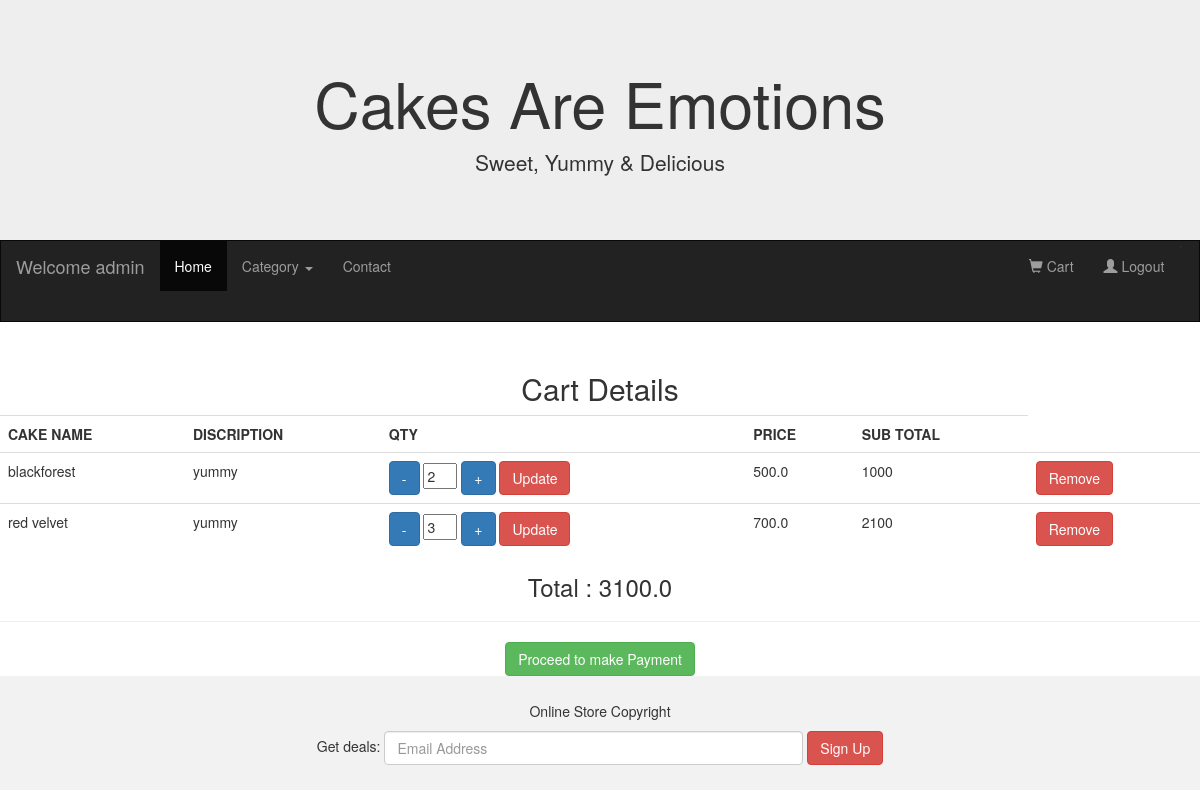
/showAll (signed in), run on the app's committed database.
### userApp/models.py (models this page shows)
class MyCart(models.Model):
    user = models.ForeignKey(to='adminApp.userInfo',on_delete=models.CASCADE)
    cake = models.ForeignKey(to='adminApp.Product',on_delete=models.CASCADE)
    qty = models.IntegerField()
    class Meta:
        db_table = "MyCart"

### adminApp/models.py (models this page shows)
class Product(models.Model):
    pname = models.CharField(max_length=20)
    price = models.FloatField(default=200)
    description = models.CharField(max_length=50)
    size = models.FloatField(default=1)
    quantity = models.IntegerField()
    image = models.ImageField(default = 'abc.jpg',upload_to = "Images")
    cat = models.ForeignKey(to='Category', on_delete=models.CASCADE)
    class Meta:
        db_table = "Product"

### userApp/views.py (the view, shortened to what this page needs)
# urls.py: path('showAll',views.showAll),
def showAll(request):
    uname = request.session["uname"]
    if(request.method=="GET"):
        cats = Category.objects.all()
        user = userInfo.objects.get(uname=uname)
        cart = MyCart.objects.filter(user= user)
        total = 0
        for item in cart:
            total += int(item.qty)*item.cake.price
        request.session["total"] = total
        return render(request,"showall.html",{"mycart" : cart,"cats":cats})

### userApp/templates/showall.html (shortened to what this page needs)
{%extends "homepage.html"%}
{%block content%}
<center>
<h2> Cart Details</h2>
<table class="table">
    <tr>
        <th> CAKE NAME</th>
        <th> DISCRIPTION </th>
        <th> QTY </th>
        <TH> PRICE</TH>
        <th> SUB TOTAL </th>
    </tr>
    {%for item in mycart%}
    <form method="post" id="myform{{item.cake.id}}">
    <tr>
    <td><input type="hidden" name="cakeid" value="{{item.cake.id}}">
         {{item.cake.pname}}</td>
    <td> {{item.cake.description}}</td>
    <td>
    <button type="button" class="btn btn-primary" onclick="decrement('qty{{item.cake.id}}')"> - </button>
    <input type="text" name="qty" id="qty{{item.cake.id}}" value="{{item.qty}}" size=1 >
    <button type="button" class="btn btn-primary" onclick="increment('qty{{item.cake.id}}')"> + </button>
    <button type="submit" class="btn btn-danger" name="action" value="Update" > Update</button>
</td>
    <td> {{item.cake.price}}</td>
    <td> {%widthratio item.qty 1 item.cake.price%} </td>
    <td> <button type="button" class="btn btn-danger" onclick="getconfirm('myform{{item.cake.id}}')" name="action" value="Remove"> Remove </button></td>
    </form>
    {%endfor%}
</table>
 <h3> Total : {{request.session.total}}</h3>
 <hr/>
 <a href="/payment" class="btn btn-success"> Proceed to make Payment</a>
</center>
{%endblock%}

### userApp/templates/homepage.html (shortened to what this page needs)
<!DOCTYPE html>
<html lang="en">
<head>
  <link rel="stylesheet" href="https://maxcdn.bootstrapcdn.com/bootstrap/3.4.1/css/bootstrap.min.css">
</head>
<body>
<div class="jumbotron">
  <div class="container text-center">
    <h1>Cakes Are Emotions </h1>
    <p>Sweet, Yummy & Delicious </p>
  </div>
</div>
<nav class="navbar navbar-inverse">
  <div class="container-fluid">
    <div class="navbar-header">
      {%if "uname" in request.session%}
      <a class="navbar-brand" href="#">Welcome {{request.session.uname}}</a>
      {%else%}
      <a class="navbar-brand" href="#">Cake Shop</a>
      {%endif%}
    </div>
    <div class="collapse navbar-collapse" id="myNavbar">
      <ul class="nav navbar-nav">
        <li class="active"><a href="/">Home</a></li>
        <li class="dropdown">
          <a class="dropdown-toggle" data-toggle="dropdown" href="#">Category
          <span class="caret"></span></a>
          <ul class="dropdown-menu">
            {%for cat in cats%}
            <li><a href="/showcakes/{{cat.id}}">{{cat.category_name}}</li>
              {%endfor%}
          </ul>
        <li><a href="#">Contact</a></li>
      </ul>
      <ul class="nav navbar-nav navbar-right">
        {%if "uname" in request.session%}
        <li><a href="/showAll"><span class="glyphicon glyphicon-shopping-cart"></span> Cart</a></li>
        <li><a href="/logout"><span class="glyphicon glyphicon-user"></span> Logout </a></li>`
        {%else%}
        <li><a href="/login"><span class="glyphicon glyphicon-user"></span> Login </a></li>`
        <li><a href="/signup"><span class="glyphicon glyphicon-user"></span> Signup </a></li>
        {%endif%}
      </ul>
    </div>
  </div>
</nav>
{%block content%}{%endblock%}
<footer class="container-fluid text-center">
  <p>Online Store Copyright</p>
  <form class="form-inline">Get deals:
    <input type="email" class="form-control" size="50" placeholder="Email Address">
    <button type="button" class="btn btn-danger">Sign Up</button>
  </form>
</footer>
</body>
</html>

### userApp/templates/homepage.html (style rules this page uses)
.navbar { margin-bottom: 50px; border-radius: 0; }
.jumbotron { margin-bottom: 0; }
footer { background-color: #f2f2f2; padding: 25px; }

### data on the page
MyCart: cake.pname "blackforest", cake.description "yummy", qty "2", cake.price "500.0", qty+cake "1000"
MyCart: cake.pname "red velvet", cake.description "yummy", qty "3", cake.price "700.0", qty+cake "2100"

### other printed values
{{ request.session.uname }} "admin"
{{ request.session.total }} "3100.0"
